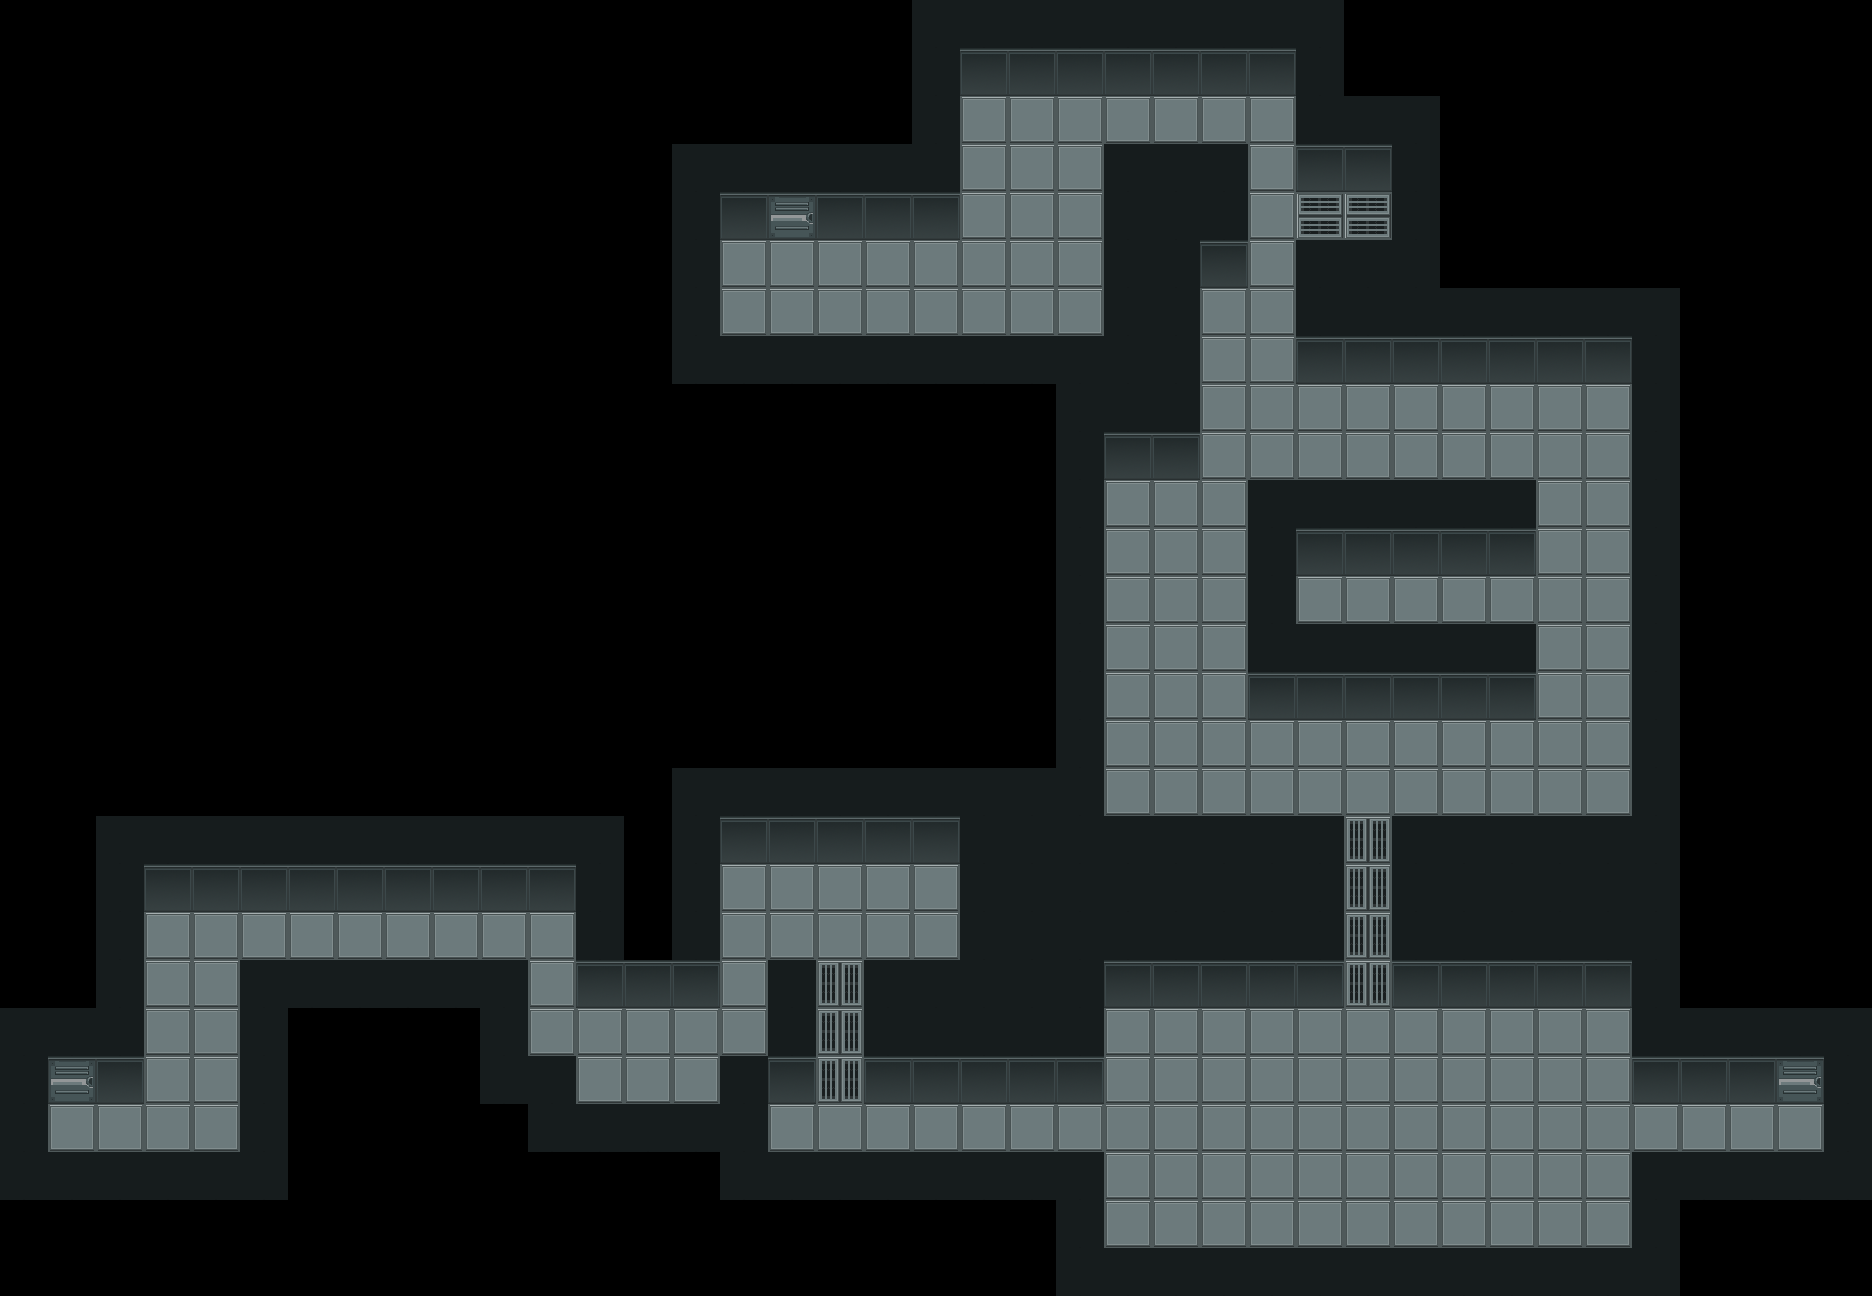

This game map was drawn from its Tiled (.tmx) file and the tilesets committed beside it. A one-line description and the full map source follow:
An orthogonal 39x27 tile map with 48x48 px tiles, 1 tile layer (floor) and 58 objects (30x enemy, 10x ammo, 8x cash, 7x health, 3x portal).

<map version="1.2" tiledversion="2019.04.03" orientation="orthogonal" renderorder="right-down" width="39" height="27" tilewidth="48" tileheight="48" infinite="0" nextlayerid="18" nextobjectid="102">
 <tileset firstgid="1" name="myroguelike" tilewidth="48" tileheight="48" tilecount="20" columns="10">
  <image source="tiles48.png" width="480" height="96" />
 </tileset>
 <layer id="17" name="floor" width="39" height="27">
  <data encoding="csv">
0,0,0,0,0,0,0,0,0,0,0,0,0,0,0,0,0,0,0,2,2,2,2,2,2,2,2,2,0,0,0,0,0,0,0,0,0,0,0,
0,0,0,0,0,0,0,0,0,0,0,0,0,0,0,0,0,0,0,2,1,1,1,1,1,1,1,2,0,0,0,0,0,0,0,0,0,0,0,
0,0,0,0,0,0,0,0,0,0,0,0,0,0,0,0,0,0,0,2,4,4,4,4,4,4,4,2,2,2,0,0,0,0,0,0,0,0,0,
0,0,0,0,0,0,0,0,0,0,0,0,0,0,2,2,2,2,2,2,4,4,4,2,2,2,4,1,1,2,0,0,0,0,0,0,0,0,0,
0,0,0,0,0,0,0,0,0,0,0,0,0,0,2,1,3,1,1,1,4,4,4,2,2,2,4,1610612744,1610612744,2,0,0,0,0,0,0,0,0,0,
0,0,0,0,0,0,0,0,0,0,0,0,0,0,2,4,4,4,4,4,4,4,4,2,2,1,4,2,2,2,0,0,0,0,0,0,0,0,0,
0,0,0,0,0,0,0,0,0,0,0,0,0,0,2,4,4,4,4,4,4,4,4,2,2,4,4,2,2,2,2,2,2,2,2,0,0,0,0,
0,0,0,0,0,0,0,0,0,0,0,0,0,0,2,2,2,2,2,2,2,2,2,2,2,4,4,1,1,1,1,1,1,1,2,0,0,0,0,
0,0,0,0,0,0,0,0,0,0,0,0,0,0,0,0,0,0,0,0,0,0,2,2,2,4,4,4,4,4,4,4,4,4,2,0,0,0,0,
0,0,0,0,0,0,0,0,0,0,0,0,0,0,0,0,0,0,0,0,0,0,2,1,1,4,4,4,4,4,4,4,4,4,2,0,0,0,0,
0,0,0,0,0,0,0,0,0,0,0,0,0,0,0,0,0,0,0,0,0,0,2,4,4,4,2,2,2,2,2,2,4,4,2,0,0,0,0,
0,0,0,0,0,0,0,0,0,0,0,0,0,0,0,0,0,0,0,0,0,0,2,4,4,4,2,1,1,1,1,1,4,4,2,0,0,0,0,
0,0,0,0,0,0,0,0,0,0,0,0,0,0,0,0,0,0,0,0,0,0,2,4,4,4,2,4,4,4,4,4,4,4,2,0,0,0,0,
0,0,0,0,0,0,0,0,0,0,0,0,0,0,0,0,0,0,0,0,0,0,2,4,4,4,2,2,2,2,2,2,4,4,2,0,0,0,0,
0,0,0,0,0,0,0,0,0,0,0,0,0,0,0,0,0,0,0,0,0,0,2,4,4,4,1,1,1,1,1,1,4,4,2,0,0,0,0,
0,0,0,0,0,0,0,0,0,0,0,0,0,0,0,0,0,0,0,0,0,0,2,4,4,4,4,4,4,4,4,4,4,4,2,0,0,0,0,
0,0,0,0,0,0,0,0,0,0,0,0,0,0,2,2,2,2,2,2,2,2,2,4,4,4,4,4,4,4,4,4,4,4,2,0,0,0,0,
0,0,2,2,2,2,2,2,2,2,2,2,2,0,2,1,1,1,1,1,2,2,2,2,2,2,2,2,8,2,2,2,2,2,2,0,0,0,0,
0,0,2,1,1,1,1,1,1,1,1,1,2,0,2,4,4,4,4,4,2,2,2,2,2,2,2,2,8,2,2,2,2,2,2,0,0,0,0,
0,0,2,4,4,4,4,4,4,4,4,4,2,0,2,4,4,4,4,4,2,2,2,2,2,2,2,2,8,2,2,2,2,2,2,0,0,0,0,
0,0,2,4,4,2,2,2,2,2,2,4,1,1,1,4,2,8,2,2,2,2,2,1,1,1,1,1,8,1,1,1,1,1,2,0,0,0,0,
2,2,2,4,4,2,0,0,0,0,2,4,4,4,4,4,2,8,2,2,2,2,2,4,4,4,4,4,4,4,4,4,4,4,2,2,2,2,2,
2,3,1,4,4,2,0,0,0,0,2,2,4,4,4,2,1,8,1,1,1,1,1,4,4,4,4,4,4,4,4,4,4,4,1,1,1,3,2,
2,4,4,4,4,2,0,0,0,0,0,2,2,2,2,2,4,4,4,4,4,4,4,4,4,4,4,4,4,4,4,4,4,4,4,4,4,4,2,
2,2,2,2,2,2,0,0,0,0,0,0,0,0,0,2,2,2,2,2,2,2,2,4,4,4,4,4,4,4,4,4,4,4,2,2,2,2,2,
0,0,0,0,0,0,0,0,0,0,0,0,0,0,0,0,0,0,0,0,0,0,2,4,4,4,4,4,4,4,4,4,4,4,2,0,0,0,0,
0,0,0,0,0,0,0,0,0,0,0,0,0,0,0,0,0,0,0,0,0,0,2,2,2,2,2,2,2,2,2,2,2,2,2,0,0,0,0
</data>
 </layer>
 <objectgroup id="15" name="objects">
  <object id="89" name="level4" type="portal" gid="3" x="48" y="1104" width="48" height="48" />
  <object id="90" name="level1" type="portal" gid="3" x="768" y="240" width="48" height="48" />
  <object id="91" name="level3" type="portal" gid="3" x="1776" y="1104" width="48" height="48" />
  <object id="5" type="health" gid="6" x="1152" y="576" width="48" height="48" />
  <object id="6" type="health" gid="6" x="1344" y="912" width="48" height="48" />
  <object id="7" type="health" gid="6" x="1296" y="1248" width="48" height="48" />
  <object id="8" type="health" gid="6" x="1392" y="1248" width="48" height="48" />
  <object id="49" type="health" gid="6" x="768" y="1152" width="48" height="48" />
  <object id="50" type="enemy" gid="10" x="1152" y="144" width="48" height="48" />
  <object id="51" type="enemy" gid="10" x="1248" y="192" width="48" height="48" />
  <object id="52" type="enemy" gid="10" x="1200" y="336" width="48" height="48" />
  <object id="53" type="enemy" gid="10" x="1296" y="480" width="48" height="48" />
  <object id="54" type="enemy" gid="10" x="1488" y="432" width="48" height="48" />
  <object id="55" type="enemy" gid="10" x="1392" y="432" width="48" height="48" />
  <object id="56" type="enemy" gid="10" x="1584" y="576" width="48" height="48" />
  <object id="57" type="enemy" gid="10" x="1344" y="624" width="48" height="48" />
  <object id="58" type="enemy" gid="10" x="1536" y="816" width="48" height="48" />
  <object id="59" type="enemy" gid="10" x="1200" y="720" width="48" height="48" />
  <object id="60" type="enemy" gid="10" x="1104" y="672" width="48" height="48" />
  <object id="61" type="enemy" gid="10" x="1152" y="816" width="48" height="48" />
  <object id="62" type="enemy" gid="10" x="1344" y="768" width="48" height="48" />
  <object id="63" type="enemy" gid="10" x="1152" y="1104" width="48" height="48" />
  <object id="65" type="enemy" gid="10" x="1200" y="1152" width="48" height="48" />
  <object id="66" type="enemy" gid="10" x="1248" y="1200" width="48" height="48" />
  <object id="67" type="enemy" gid="10" x="1536" y="1200" width="48" height="48" />
  <object id="68" type="enemy" gid="10" x="1488" y="1152" width="48" height="48" />
  <object id="69" type="enemy" gid="10" x="1440" y="1104" width="48" height="48" />
  <object id="70" type="enemy" gid="10" x="1248" y="1104" width="48" height="48" />
  <object id="71" type="enemy" gid="10" x="1536" y="1104" width="48" height="48" />
  <object id="72" type="enemy" gid="10" x="1680" y="1152" width="48" height="48" />
  <object id="74" type="enemy" gid="10" x="816" y="1104" width="48" height="48" />
  <object id="75" type="enemy" gid="10" x="816" y="1008" width="48" height="48" />
  <object id="76" type="enemy" gid="10" x="768" y="912" width="48" height="48" />
  <object id="77" type="enemy" gid="10" x="720" y="1008" width="48" height="48" />
  <object id="78" type="enemy" gid="10" x="576" y="1056" width="48" height="48" />
  <object id="79" type="enemy" gid="10" x="480" y="960" width="48" height="48" />
  <object id="80" type="enemy" gid="10" x="384" y="960" width="48" height="48" />
  <object id="81" type="enemy" gid="10" x="288" y="960" width="48" height="48" />
  <object id="23" type="ammo" gid="7" x="1296" y="624" width="48" height="48" />
  <object id="41" type="ammo" gid="7" x="1728" y="1152" width="48" height="48" />
  <object id="42" type="ammo" gid="7" x="912" y="960" width="48" height="48" />
  <object id="43" type="ammo" gid="7" x="912" y="912" width="48" height="48" />
  <object id="37" type="cash" gid="9" x="1392" y="624" width="48" height="48" />
  <object id="39" type="cash" gid="9" x="1344" y="1152" width="48" height="48" />
  <object id="40" type="cash" gid="9" x="1344" y="240" width="48" height="48" />
  <object id="46" type="cash" gid="9" x="192" y="1104" width="48" height="48" />
  <object id="47" type="cash" gid="9" x="624" y="1104" width="48" height="48" />
  <object id="48" type="cash" gid="9" x="1776" y="1152" width="48" height="48" />
  <object id="92" type="ammo" gid="7" x="720" y="336" width="48" height="48" />
  <object id="93" type="ammo" gid="7" x="1056" y="336" width="48" height="48" />
  <object id="94" type="health" gid="6" x="1584" y="432" width="48" height="48" />
  <object id="95" type="health" gid="6" x="1344" y="960" width="48" height="48" />
  <object id="96" type="ammo" gid="7" x="1584" y="1056" width="48" height="48" />
  <object id="97" type="ammo" gid="7" x="1584" y="1248" width="48" height="48" />
  <object id="98" type="ammo" gid="7" x="1104" y="1056" width="48" height="48" />
  <object id="99" type="ammo" gid="7" x="1104" y="1248" width="48" height="48" />
  <object id="100" type="cash" gid="9" x="1440" y="624" width="48" height="48" />
  <object id="101" type="cash" gid="9" x="1344" y="1200" width="48" height="48" />
 </objectgroup>
</map>